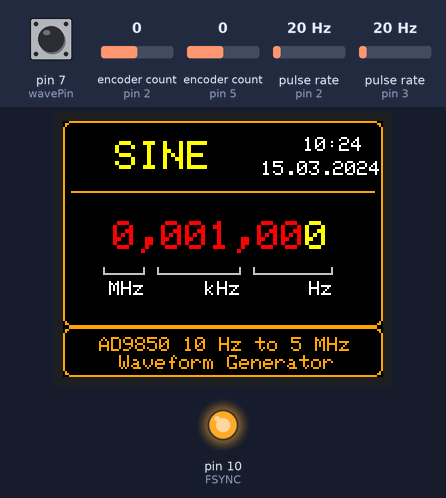
Recording of a sketch running on a simulated Arduino Uno, built with avr-gcc and run on an emulated ATmega328P. Shown: 160×128 colour display, output pins drawn as LEDs (lit = HIGH). Wiring (inferred from the names in the program): 2 × pulse sensor: data pin 2 / data pin 3. Inputs (shaded band) come from the test bench; at power-on: pin 7 (wavePin) HIGH, encoder count (sensors on pin 2, pin 5) 0, pulse rate (sensors on pin 2, pin 3) 20 Hz. The local clock reads 2024-03-15 10:24:30 at power-on unless the sketch sets it.

Above: at 1.4 s.
1.5 s: pin 7 (wavePin) pulled LOW for 1 s
At 2.8 s:
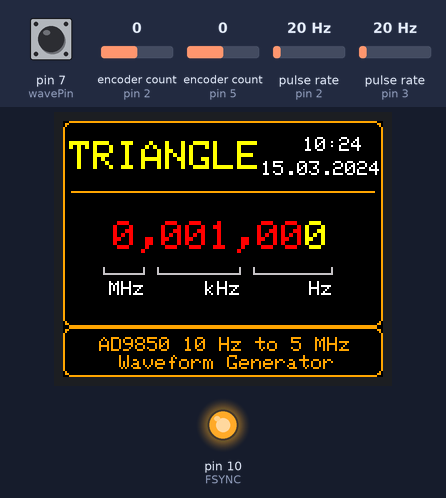
4.0 s: encoder count (sensor on pin 2) set to 1
At 4.6 s:
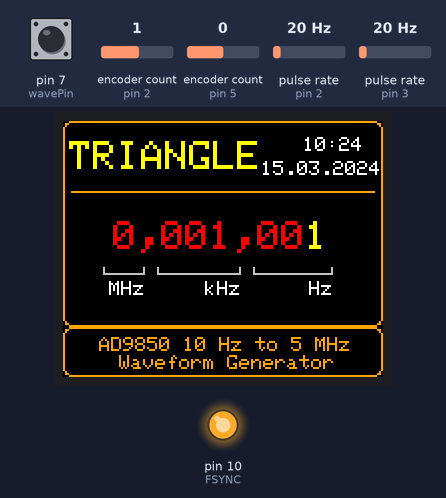
5.5 s: encoder count (sensor on pin 5) set to 1
At 6.7 s:
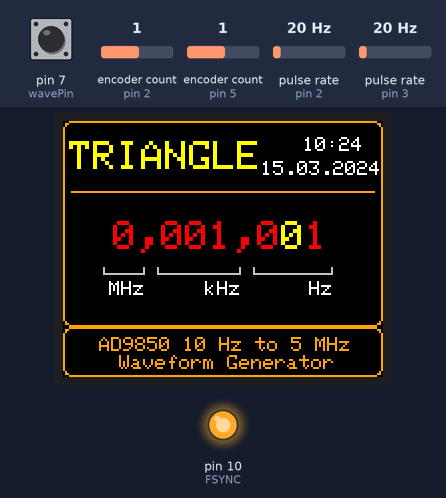
7.0 s: pin 7 (wavePin) pulled LOW for 0.15 s
At 7.9 s:
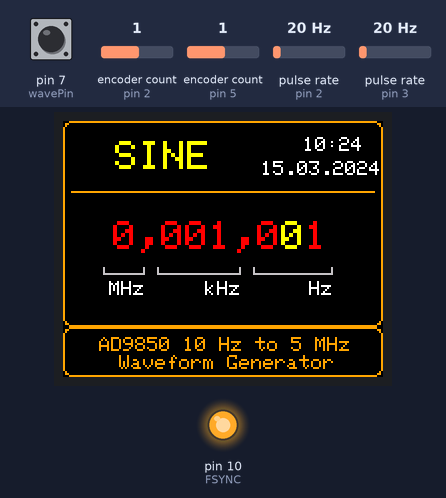
8.6 s: encoder count (sensor on pin 2) set to 2
At 9.3 s:
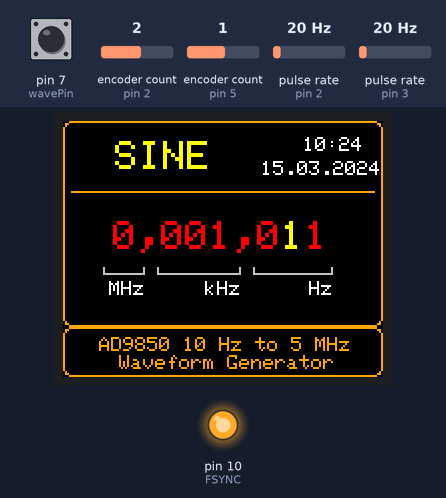
10.1 s: encoder count (sensor on pin 5) set to 2
At 10.4 s:
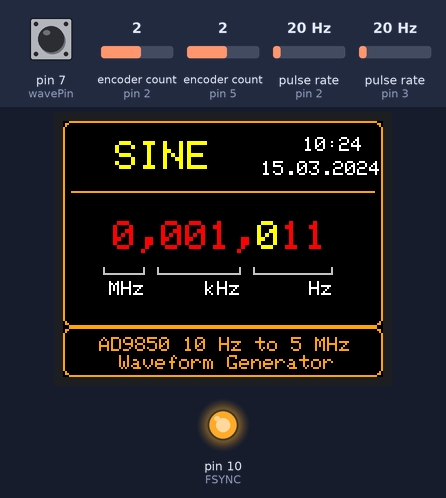
Timing chart, 0 to 13.1 s (numbered marks = the images above; inputs shaded):
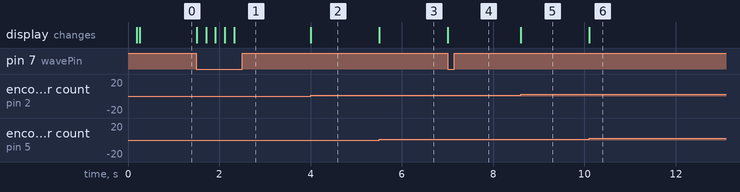

Measured:
- after the input at 1.5 s, the display: first changes at once (image 1 shows a later state)
- after the input at 4.0 s, the display: changes at once (image 2)
- after the input at 5.5 s, the display: changes at once (image 3)
- after the input at 7.0 s, the display: changes at once (image 4)
- after the input at 8.6 s, the display: changes at once (image 5)
- after the input at 10.1 s, the display: changes at once (image 6)

The sketch:

WaveformGenerator.ino
```cpp
/*

Original Code and Instructions: http://www.vwlowen.co.uk/arduino/AD9833-waveform-generator/AD9833-waveform-generator.htm
AD9833 Waveform Module vwlowen.co.uk

----------------
modified by Wilhelm Zeuschner
10.07.2018, Version 1.1 - modified UI
07.08.2018, Version 1.2 - added RTC support

*/

//IF YOU WANT TO USE A DS3231 RTC COMMENT OUT THE LINE BELOW
#define USE_RTC
//Even with the RTC enabled, the sketch will still upload to a Pro Mini / Nano with an Atmega 168
//RTC Libary used:
//https://github.com/adafruit/RTClib

#include <Adafruit_GFX.h>			// Core graphics library
#include <Adafruit_ST7735.h>		// Hardware-specific library

#include <SPI.h>
#include <Rotary.h>					// Rotary encoder: https://github.com/brianlow/Rotary

#ifdef USE_RTC
#include <RTClib.h>
#endif

#define TFT_CS     4
#define TFT_RST    9				//You can also connect this to the Arduino reset in which case, set this #define pin to -1!
#define TFT_DC     8

//The UI can be configured to use a variety of different colors
//https://stackoverflow.com/questions/13720937/c-defined-16bit-high-color
#define Black           0x0000      /*   0,   0,   0 */
#define Orange          0xFD20      /* 255, 165,   0 */
#define Yellow          0xFFE0      /* 255, 255,   0 */
#define Red             0xF800      /* 255,   0,   0 */
#define LightGrey       0xC618      /* 192, 192, 192 */
#define White           0xFFFF      /* 255, 255, 255 */
//#define Navy            0x000F      /*   0,   0, 128 */
//#define DarkGreen       0x03E0      /*   0, 128,   0 */
//#define DarkCyan        0x03EF      /*   0, 128, 128 */
//#define Maroon          0x7800      /* 128,   0,   0 */
//#define Purple          0x780F      /* 128,   0, 128 */
//#define Olive           0x7BE0      /* 128, 128,   0 */
//#define LightGrey       0xC618      /* 192, 192, 192 */
//#define DarkGrey        0x7BEF      /* 128, 128, 128 */
//#define Blue            0x001F      /*   0,   0, 255 */
//#define Green           0x07E0      /*   0, 255,   0 */
//#define Cyan            0x07FF      /*   0, 255, 255 */
//#define Red             0xF800      /* 255,   0,   0 */
//#define Magenta         0xF81F      /* 255,   0, 255 */
//#define Yellow          0xFFE0      /* 255, 255,   0 */
//#define White           0xFFFF      /* 255, 255, 255 */
//#define Orange          0xFD20      /* 255, 165,   0 */
//#define GreenYellow     0xAFE5      /* 173, 255,  47 */
//#define Pink            0xF81F

const int SINE = 0x2000;                    // Define AD9833's waveform register value.
const int SQUARE = 0x2028;                  // When we update the frequency, we need to
const int TRIANGLE = 0x2002;                // define the waveform when we end writing.

int wave = 0;
int waveType = SINE;
int wavePin = 7;

int freqUpPin = 2;                          // Define rotary encoder pins.
int freqDownPin = 3;
int stepUpPin = 5;
int stepDownPin = 6;

const float refFreq = 25000000.0;           // On-board crystal reference frequency

const int FSYNC = 10;                       // Standard SPI pins for the AD9833 waveform generator.
const int CLK = 13;                         // CLK and DATA pins are shared with the TFT display.
const int DATA = 11;

Rotary r = Rotary(freqUpPin, freqDownPin);    // Rotary encoder for frequency connects to interrupt pins
Rotary i = Rotary(stepUpPin, stepDownPin);    // Rotart encoder for setting increment.

unsigned long freq = 1000;               // Set initial frequency.
unsigned long freqOld = freq;

unsigned long incr = 1;
unsigned long oldIncr = 1;

#ifdef USE_RTC
byte timing = 61;
#endif


bool wave_type_changed = 1;

Adafruit_ST7735 tft = Adafruit_ST7735(TFT_CS, TFT_DC, TFT_RST);
#ifdef USE_RTC
RTC_DS3231 rtc;
#endif

void setup() {
	pinMode(TFT_CS, OUTPUT);				//Pin (4) is TFT_CS and has to be set as an output, otherwise the pin won't toggle!
	pinMode(freqUpPin, INPUT_PULLUP);		//Set pins for rotary encoders as INPUTS and enable
	pinMode(freqDownPin, INPUT_PULLUP);		//Internal pullup resistors.
	pinMode(stepUpPin, INPUT_PULLUP);
	pinMode(stepDownPin, INPUT_PULLUP);
	pinMode(wavePin, INPUT_PULLUP);

	//RTC
	#ifdef USE_RTC
	rtc.begin();
	#endif


	// Can't set SPI MODE here because the display and the AD9833 use different MODES.
	SPI.begin();

	//Adafruit display
	tft.initR(INITR_BLACKTAB);   // initialize a ST7735S chip, black tab

	tft.setRotation(3);
	tft.setTextWrap(false);                                  // Allow text to run off right edge

	tft.fillScreen(Black);
	tft.drawFastVLine(20, tft.height() - 55, 4, LightGrey);         // Display 'static' cosmetic text.
	tft.drawFastVLine(40, tft.height() - 55, 4, LightGrey);
	tft.drawFastVLine(47, tft.height() - 55, 4, LightGrey);
	tft.drawFastVLine(88, tft.height() - 55, 4, LightGrey);
	tft.drawFastVLine(95, tft.height() - 55, 4, LightGrey);
	tft.drawFastVLine(134, tft.height() - 55, 4, LightGrey);

	tft.drawFastHLine(20, tft.height() - 52, 20, LightGrey);
	tft.drawFastHLine(47, tft.height() - 52, 42, LightGrey);
	tft.drawFastHLine(95, tft.height() - 52, 40, LightGrey);

	tft.setTextColor(White);
	tft.setCursor(23, tft.height() - 48);
	tft.print("MHz     kHz");
	tft.setCursor(123, tft.height() - 48);
	tft.print("Hz");


	tft.drawRoundRect(0, tft.height() - 25, tft.width(), 25, 4, Orange);
	//tft.drawFastHLine(0, tft.height() - 23, tft.width()-10, Olive);
	tft.setTextColor(Orange);
	tft.setCursor(18, tft.height() - 20);
	tft.setTextSize(1);
	tft.println("AD9850 10 Hz to 5 MHz ");
	tft.setCursor(28, tft.height() - 11);
	tft.println("Waveform Generator");


	tft.drawRoundRect(0, 0, tft.width(), tft.height() - 25, 4, Orange);
	tft.drawFastHLine(4, tft.height() - 93, tft.width() - 8, Orange);


	// Configure interrupt for rotary encoder and enable.
	PCICR |= (1 << PCIE2);
	PCMSK2 |= (1 << PCINT18) | (1 << PCINT19);
	sei();

	AD9833reset();                                   // Reset AD9833 module after power-up.
	delay(50);
	AD9833setFrequency(freq, SINE);                  // Set the frequency and Sine Wave output
	updateDisplay();

	tft.fillRect(25, 50, 120, 14, Black);
	tft.setTextSize(2);
	tft.setCursor(25, 50);
	format(freq);


}

void updateDisplay() {

	// To complicate things, the display uses SPI MODE0 but the AD9833 uses SPI MODE3 so it's
	// necessary to switch modes before each SPI transfer.
	SPI.setDataMode(SPI_MODE0);

	//Conditions remove unnecessary flicker
	if (wave_type_changed) {

		tft.setTextColor(Yellow);
		tft.setTextSize(2);

		#ifdef USE_RTC
		tft.fillRect(2, 5, 95, 25, Black);            // Clear text.
		switch (waveType) {
			case SINE: tft.setCursor(26, 10); tft.println("SINE"); break;
			case SQUARE: tft.setCursor(15, 10); tft.println("SQUARE"); break;
			case TRIANGLE: tft.setCursor(3, 10); tft.println("TRIANGLE"); break;
		}
		#else
		tft.fillRect(32, 5, 95, 25, BLACK);            // Clear text.
		switch (waveType) {
			case SINE: tft.setCursor(56, 10); tft.println("SINE"); break;
			case SQUARE: tft.setCursor(45, 10); tft.println("SQUARE"); break;
			case TRIANGLE: tft.setCursor(33, 10); tft.println("TRIANGLE"); break;
		}
		#endif


		wave_type_changed = 0;
	}
	else {
		tft.fillRect(25, 50, 110, 14, Black);           // Clear frequency numerals.
		tft.setTextSize(2);
		tft.setCursor(25, 50);
		format(freq);                                   // Show frequency in formatted form.
	}
}

void format(unsigned long value) {

	// Break the frequency value down into individual digits & into variable 'digit'.
	// If a digit corresponds with the currently-selected x10 increment, change the
	// text colour to YELLOW. All other digits and commas are GREEN.

	unsigned long j = 1000000;

	for (int i = 6; i >= 0; i--) {
		int digit = (value / j) % 10;
		incr == j ? tft.setTextColor(Yellow) : tft.setTextColor(Red);
		tft.print(digit);
		if ((i == 6) || (i == 3)) {                  // Add commas at millions and thousands
			tft.setTextColor(Red);
			tft.print(",");
		}
		j /= 10;
	}
}


void loop() {

	if (oldIncr != incr) {
		updateDisplay();
		oldIncr = incr;
	}

	// Check 'increment' rotary encoder. Increase or decrease 'increment' by a factor of x10
	// if encoder has been turned.
	unsigned char result = i.process();
	if (result) {
		if (result == DIR_CW) { if (incr < 1000000) incr *= 10; }
		if (result == DIR_CCW) { if (incr >= 10) incr /= 10; }
		updateDisplay();
	}

	// Check if push button on 'increment' rotary encoder is pushed and set Wave Type accordingly.
	if (digitalRead(wavePin) == LOW) {
		wave_type_changed = 1;
		wave += 1;
		if (wave > 2) wave = 0;
		switch (wave) {
		case 0: waveType = SINE; break;
		case 1: waveType = SQUARE; break;
		case 2: waveType = TRIANGLE; break;
		}
		AD9833setFrequency(freq, waveType);     // Set AD9833 to frequency and selected wave type.
		updateDisplay();
		delay(200);
	}

	if (freq != freqOld) {                    // If frequency has changed, interrupt rotary encoder
		AD9833setFrequency(freq, waveType);     // must have been turned so update AD9833 and display.
		updateDisplay();
		freqOld = freq;                         // Remember new frequency to avoid unwanted display
	}                                       // and AD9833 updates.

	//RTC
	#ifdef USE_RTC
	DateTime now = rtc.now();
	if (timing != now.minute()) {
		tft.fillRect(100, 7, 57, 24, Black);
		timing = now.minute();
		tft.setCursor(120, 8);
		tft.setTextColor(White);
		tft.setTextSize(1);
		tft.print(now.hour());
		tft.print(":");
		if (timing < 10) {
			tft.print("0");
		}
		tft.print(now.minute());

		//Date
		tft.setCursor(99, 20);
		if (now.day() < 10) {
			tft.print("0");
		}
		tft.print(now.day());
		tft.print(".");
		if (now.month() < 10) {
			tft.print("0");
		}
		tft.print(now.month());
		tft.print(".");
		tft.print(now.year());
	}
	#endif

}

// AD9833 documentation advises a 'Reset' on first applying power.
void AD9833reset() {
	WriteRegister(0x100);   // Write '1' to AD9833 Control register bit D8.
	delay(10);
}

// Set the frequency and waveform registers in the AD9833.
void AD9833setFrequency(long frequency, int Waveform) {

	long FreqWord = (frequency * pow(2, 28)) / refFreq;

	int MSB = (int)((FreqWord & 0xFFFC000) >> 14);    //Only lower 14 bits are used for data
	int LSB = (int)(FreqWord & 0x3FFF);

	//Set control bits 15 ande 14 to 0 and 1, respectively, for frequency register 0
	LSB |= 0x4000;
	MSB |= 0x4000;

	WriteRegister(0x2100);
	WriteRegister(LSB);                  // Write lower 16 bits to AD9833 registers
	WriteRegister(MSB);                  // Write upper 16 bits to AD9833 registers.
	WriteRegister(0xC000);               // Phase register
	WriteRegister(Waveform);             // Exit & Reset to SINE, SQUARE or TRIANGLE

}

void WriteRegister(int dat) {

	// Display and AD9833 use different SPI MODES so it has to be set for the AD9833 here.
	SPI.setDataMode(SPI_MODE2);

	digitalWrite(FSYNC, LOW);           // Set FSYNC low before writing to AD9833 registers
	delayMicroseconds(10);              // Give AD9833 time to get ready to receive data.

	SPI.transfer(highByte(dat));        // Each AD9833 register is 32 bits wide and each 16
	SPI.transfer(lowByte(dat));         // bits has to be transferred as 2 x 8-bit bytes.

	digitalWrite(FSYNC, HIGH);          //Write done. Set FSYNC high
}


// Interrupt service routine for the 'frequency' rotary encoder.

ISR(PCINT2_vect) {

	unsigned char result = r.process();
	if (result) {
		if (result == DIR_CW) {                   // Clockwise rotation so add increment to frequency
			if ((freq + incr) < 6000000) freq += incr;

		}
		else {
			if (freq > incr) {                    // Counter-clockwise rotation so subtract increment
				freq -= incr;                       // from frequency unless it would result in a negative
			}
			else {                              // number.
				if (freq >= 1) incr /= 10;
				if (incr < 1) incr = 1;             // Compensate for math rounding error.
			}
		}
	}
}
```
